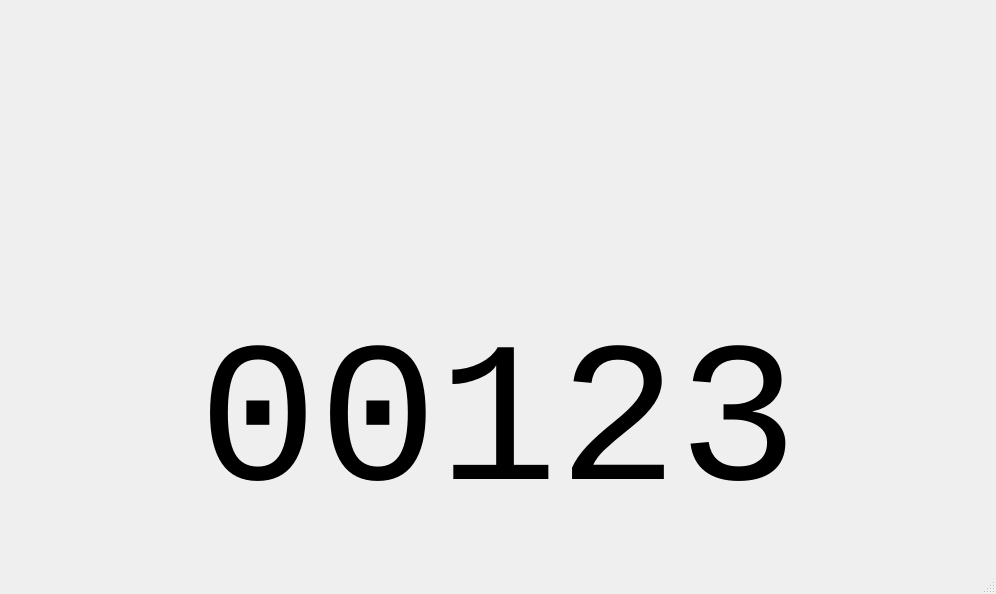
<?xml version="1.0" encoding="UTF-8"?>
<ui version="4.0">
 <class>MainWindow</class>
 <widget class="QMainWindow" name="MainWindow">
  <property name="geometry">
   <rect>
    <x>0</x>
    <y>0</y>
    <width>996</width>
    <height>594</height>
   </rect>
  </property>
  <property name="windowTitle">
   <string>MainWindow</string>
  </property>
  <widget class="QWidget" name="centralwidget">
   <layout class="QVBoxLayout" name="verticalLayout">
    <item>
     <widget class="WidgetFB" name="widgetFB" native="true">
      <property name="focusPolicy">
       <enum>Qt::ClickFocus</enum>
      </property>
     </widget>
    </item>
    <item>
     <widget class="QLabel" name="label">
      <property name="font">
       <font>
        <family>Monospace</family>
        <pointsize>150</pointsize>
       </font>
      </property>
      <property name="text">
       <string>00123</string>
      </property>
      <property name="alignment">
       <set>Qt::AlignCenter</set>
      </property>
     </widget>
    </item>
   </layout>
  </widget>
  <widget class="QMenuBar" name="menubar">
   <property name="geometry">
    <rect>
     <x>0</x>
     <y>0</y>
     <width>996</width>
     <height>23</height>
    </rect>
   </property>
  </widget>
  <widget class="QStatusBar" name="statusbar"/>
 </widget>
 <customwidgets>
  <customwidget>
   <class>WidgetFB</class>
   <extends>QWidget</extends>
   <header>widgetfb.h</header>
   <container>1</container>
   <slots>
    <signal>stateChanged(int)</signal>
   </slots>
  </customwidget>
 </customwidgets>
 <resources/>
 <connections>
  <connection>
   <sender>widgetFB</sender>
   <signal>stateChanged(int)</signal>
   <receiver>label</receiver>
   <slot>setNum(int)</slot>
   <hints>
    <hint type="sourcelabel">
     <x>725</x>
     <y>202</y>
    </hint>
    <hint type="destinationlabel">
     <x>713</x>
     <y>371</y>
    </hint>
   </hints>
  </connection>
 </connections>
</ui>
